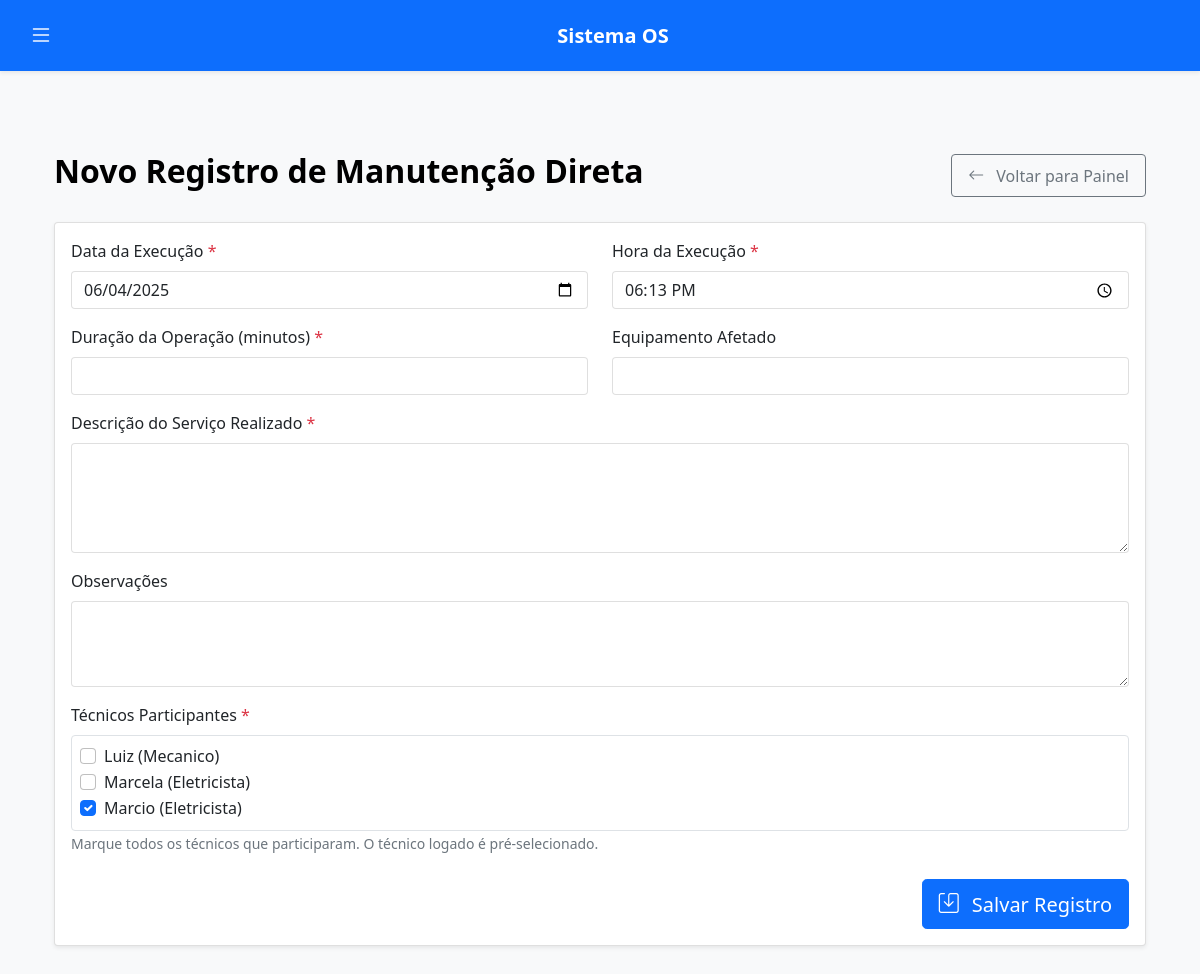
Page /manutencao/registros/novo (signed in) on the committed database.
### tables this page shows
CREATE TABLE tecnicos (
            id INTEGER PRIMARY KEY AUTOINCREMENT,
            nome TEXT NOT NULL UNIQUE,
            tipo_tecnico TEXT NOT NULL CHECK(tipo_tecnico IN ('eletricista', 'mecanico')),
            ativo BOOLEAN DEFAULT 1,
            data_criacao TEXT DEFAULT CURRENT_TIMESTAMP
        );

### app.py (the view, shortened to what this page needs)
@app.route('/manutencao/registros/novo', methods=['GET', 'POST'])
@manutencao_required
def novo_registro_direto():
    conn = get_db()
    cursor = conn.cursor()
    cursor.execute("""
        SELECT id, nome, tipo_tecnico
        FROM tecnicos
        WHERE ativo = 1
        ORDER BY nome
    """)
    todos_tecnicos_manutencao = [
        {'id': row['id'], 'nome': row['nome'], 'especialidade': row['tipo_tecnico']}
        for row in cursor.fetchall()
    ]
    return render_template(
        'manutencao/novo_registro_direto.html',
        todos_tecnicos_manutencao=todos_tecnicos_manutencao, # Já buscados e formatados
        datetime=datetime
    )

### app.py (called while the page is built)
def manutencao_required(f):
    @wraps(f)
    def decorated_function(*args, **kwargs):
        if session.get('tipo') != 'manutencao':
            flash('Acesso não autorizado', 'danger')
            return redirect(url_for('login'))
        return f(*args, **kwargs)
    return decorated_function

def get_db():
    if 'db' not in g:
        g.db = sqlite3.connect('db/os.db')
        g.db.row_factory = sqlite3.Row
        g.db.execute("PRAGMA journal_mode=WAL")
        g.db.execute("PRAGMA busy_timeout=5000")
    return g.db

### templates/manutencao/novo_registro_direto.html (shortened to what this page needs)
{% extends "base.html" %}
{% block content %}
<div class="container mt-4">
    <div class="d-flex justify-content-between align-items-center mb-4">
        <h2>Novo Registro de Manutenção Direta</h2>
        <a href="{{ url_for('manutencao_dashboard') }}" class="btn btn-outline-secondary">
            <i class="bi bi-arrow-left"></i> Voltar para Painel
        </a>
    </div>
    <div class="card">
        <div class="card-body">
            <form method="POST" action="{{ url_for('novo_registro_direto') }}">
                <div class="row mb-3">
                    <div class="col-md-6">
                        <label for="data_execucao" class="form-label">Data da Execução <span class="text-danger">*</span></label>
                        <input type="date" class="form-control" id="data_execucao" name="data_execucao"
                               value="{{ request.form.data_execucao if request.form else (datetime.now().strftime('%Y-%m-%d') if datetime else '') }}" required>
                    </div>
                    <div class="col-md-6">
                        <label for="hora_execucao" class="form-label">Hora da Execução <span class="text-danger">*</span></label>
                        <input type="time" class="form-control" id="hora_execucao" name="hora_execucao"
                               value="{{ request.form.hora_execucao if request.form else (datetime.now().strftime('%H:%M') if datetime else '') }}" required>
                    </div>
                </div>
                <div class="row mb-3">
                    <div class="col-md-6">
                        <label for="duracao_minutos" class="form-label">Duração da Operação (minutos) <span class="text-danger">*</span></label>
                        <input type="number" class="form-control" id="duracao_minutos" name="duracao_minutos" min="1"
                               value="{{ request.form.duracao_minutos if request.form else '' }}" required>
                    </div>
                    <div class="col-md-6">
                        <label for="equipamento_afetado" class="form-label">Equipamento Afetado</label>
                        <input type="text" class="form-control" id="equipamento_afetado" name="equipamento_afetado"
                               value="{{ request.form.equipamento_afetado if request.form else '' }}">
                    </div>
                </div>
                <div class="mb-3">
                    <label for="descricao_servico" class="form-label">Descrição do Serviço Realizado <span class="text-danger">*</span></label>
                    <textarea class="form-control" id="descricao_servico" name="descricao_servico" rows="4" required>{{ request.form.descricao_servico if request.form else '' }}</textarea>
                </div>
                <div class="mb-3">
                    <label for="observacoes" class="form-label">Observações</label>
                    <textarea class="form-control" id="observacoes" name="observacoes" rows="3">{{ request.form.observacoes if request.form else '' }}</textarea>
                </div>
                <div class="mb-3">
                    <label class="form-label">Técnicos Participantes <span class="text-danger">*</span></label>
                    <div id="tecnicos_participantes_checkbox_group" class="border rounded p-2" style="max-height: 200px; overflow-y: auto;">
                        {% if todos_tecnicos_manutencao %}
                            {% for tecnico_manutencao in todos_tecnicos_manutencao %}
                            <div class="form-check">
                                <input class="form-check-input" type="checkbox"
                                       name="tecnicos_participantes"
                                       value="{{ tecnico_manutencao.id }}"
                                       id="tecnico_reg_{{ tecnico_manutencao.id }}"
                                       {% if request.form and tecnico_manutencao.id|string in request.form.getlist('tecnicos_participantes') %}
                                           checked
                                       {% elif not request.form.getlist('tecnicos_participantes') and session.user_id == tecnico_manutencao.id %}
                                           checked
                                       {% endif %}>
                                <label class="form-check-label" for="tecnico_reg_{{ tecnico_manutencao.id }}">
                                    {{ tecnico_manutencao.nome }} ({{ tecnico_manutencao.especialidade|capitalize if tecnico_manutencao.especialidade else 'Manutenção' }})
                                </label>
                            </div>
                            {% endfor %}
                        {% else %}
                            <p class="text-muted mb-0">Nenhum técnico de manutenção cadastrado/disponível.</p>
                        {% endif %}
                    </div>
                    <small class="form-text text-muted">Marque todos os técnicos que participaram. O técnico logado é pré-selecionado.</small>
                </div>
                <div class="d-flex justify-content-end mt-4">
                    <button type="submit" class="btn btn-primary btn-lg">
                        <i class="bi bi-save me-2"></i> Salvar Registro
                    </button>
                </div>
            </form>
        </div>
    </div>
</div>
{% endblock %}

### static/style.css (style rules this page uses)
:root { --bs-body-bg-light: #f8f9fa; --bs-body-color-light: #212529; --bs-emphasis-color-light: #000; --card-bg-light: #ffffff; --card-border-color-light: rgba(0, 0, 0, 0.125); --card-header-bg-light: #f8f9fa; --card-header-color-light: #212529; --navbar-bg-light: #0d6efd; --navbar-color-light: rgba(255, 255, 255, 0.75); --navbar-brand-color-light: #ffffff; --navbar-hover-color-light: #ffffff; --offcanvas-bg-light: #f8f9fa; --offcanvas-color-light: #212529; --offcanvas-link-hover-bg-light: #e9ecef; --offcanvas-link-hover-color-light: #0d6efd; --table-header-bg-light: #f8f9fa; --table-header-color-light: #212529; --form-control-focus-border-light: #86b7fe; --form-control-focus-shadow-light: rgba(13, 110, 253, 0.25); --link-color-light: #0d6efd; --link-hover-color-light: #0a58ca; }
body { background-color: var(--bs-body-bg-light); color: var(--bs-body-color-light); padding-top: 56px; }
.card { box-shadow: 0 0.125rem 0.25rem rgba(0, 0, 0, 0.075); margin-bottom: 1.5rem; border: 1px solid var(--card-border-color-light); background-color: var(--card-bg-light); }
.form-control, .form-select { background-color: var(--card-bg-light); color: var(--bs-body-color-light); border: 1px solid var(--card-border-color-light); }
.btn { font-weight: 500; padding: 0.5rem 1rem; }
.btn i, .btn .bi { margin-right: 0.5rem; vertical-align: text-bottom; }
a { color: var(--link-color-light); text-decoration: none; }
h1, h2, h3, h4, h5, h6 { color: var(--bs-emphasis-color-light); font-weight: 600; }
.container { padding-top: 1.5rem; padding-bottom: 2rem; }

### templates/base.html (style rules this page uses)
body { padding-top: 56px; }

### rows in the picture
tecnicos: nome "Luiz", especialidade "Mecanico"
tecnicos: nome "Marcela", especialidade "Eletricista"
tecnicos: tecnicos_participantes "☑", nome "Marcio", especialidade "Eletricista"
